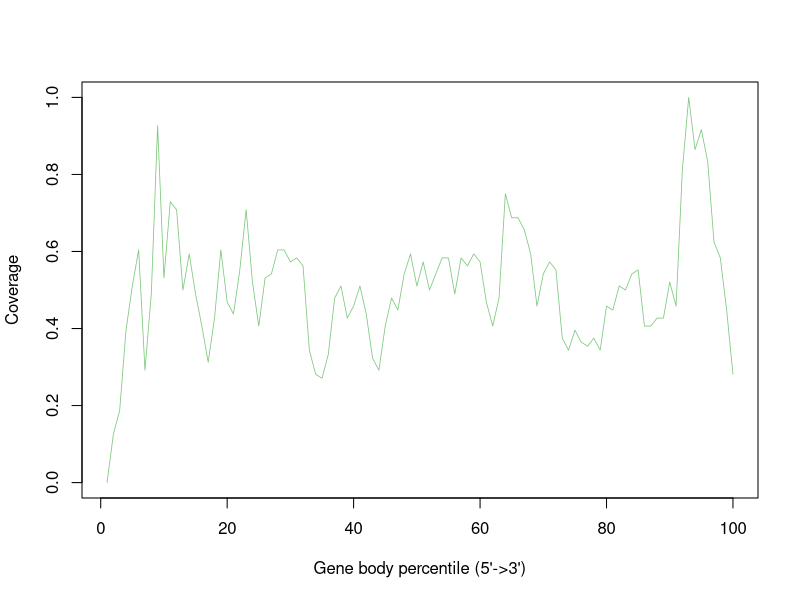

Reproduce this figure in R.
AAACGCGGAATTAligned.sortedByCoord.out.sorted <- c(0.0,0.125,0.1875,0.395833333333,0.510416666667,0.604166666667,0.291666666667,0.489583333333,0.927083333333,0.53125,0.729166666667,0.708333333333,0.5,0.59375,0.489583333333,0.40625,0.3125,0.427083333333,0.604166666667,0.46875,0.4375,0.552083333333,0.708333333333,0.520833333333,0.40625,0.53125,0.541666666667,0.604166666667,0.604166666667,0.572916666667,0.583333333333,0.5625,0.34375,0.28125,0.270833333333,0.333333333333,0.479166666667,0.510416666667,0.427083333333,0.458333333333,0.510416666667,0.4375,0.322916666667,0.291666666667,0.40625,0.479166666667,0.447916666667,0.541666666667,0.59375,0.510416666667,0.572916666667,0.5,0.541666666667,0.583333333333,0.583333333333,0.489583333333,0.583333333333,0.5625,0.59375,0.572916666667,0.46875,0.40625,0.479166666667,0.75,0.6875,0.6875,0.65625,0.59375,0.458333333333,0.541666666667,0.572916666667,0.552083333333,0.375,0.34375,0.395833333333,0.364583333333,0.354166666667,0.375,0.34375,0.458333333333,0.447916666667,0.510416666667,0.5,0.541666666667,0.552083333333,0.40625,0.40625,0.427083333333,0.427083333333,0.520833333333,0.458333333333,0.8125,1.0,0.864583333333,0.916666666667,0.833333333333,0.625,0.583333333333,0.447916666667,0.28125)


pdf("AAACGCGGAATTAligned.sortedByCoord.out.bam.geneBodyCoverage.curves.pdf")
x=1:100
icolor = colorRampPalette(c("#7fc97f","#beaed4","#fdc086","#ffff99","#386cb0","#f0027f"))(1)
plot(x,AAACGCGGAATTAligned.sortedByCoord.out.sorted,type='l',xlab="Gene body percentile (5'->3')", ylab="Coverage",lwd=0.8,col=icolor[1])
dev.off()
